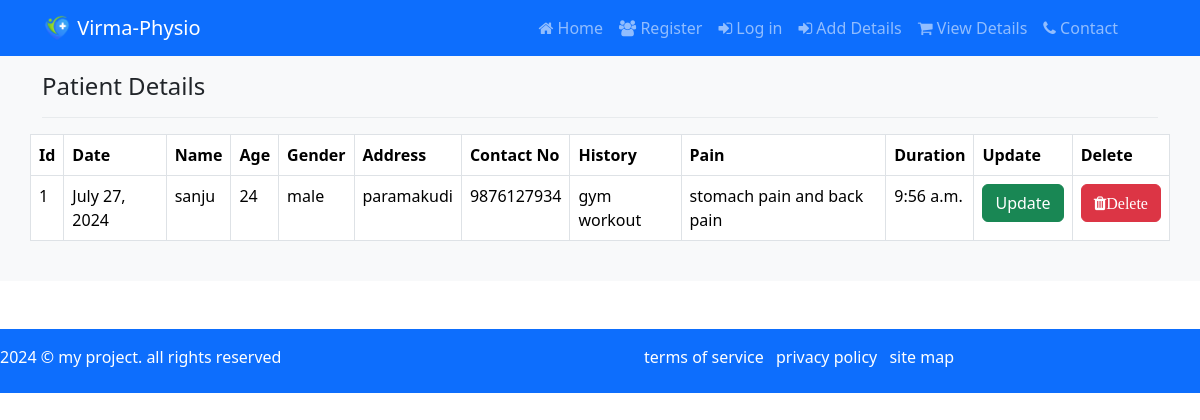
Before: /view/ with the older database file.
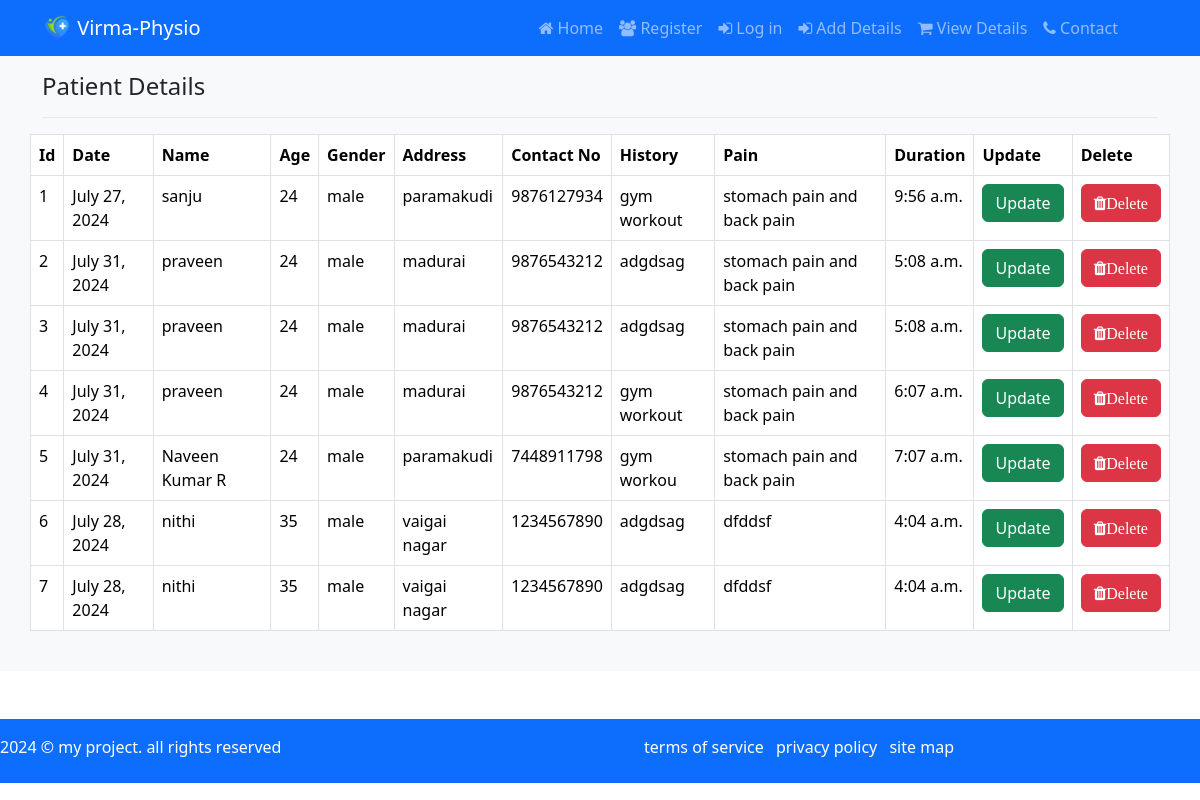
After: the same page with the newer database file.
### xapp/models.py (models this page shows)
class patientdetails(models.Model):
    Date = models.DateField()
    Name = models.CharField(max_length=50)
    Age  = models.IntegerField()
    CHOICES =[
        ('male','male'),
        ('female','female')
    ]
    Gender = models.CharField(max_length=10,choices=CHOICES,null= False,blank=False)
    Address =models.TextField()
    Contactno = models.IntegerField()
    History = models.CharField(max_length=100)
    Pain = models.CharField(max_length=100)
    Duration =models.TimeField()

### xapp/views.py (the view)
# urls.py: path('view/',views.view, name ='view'),
def view(request):
    mydata=patientdetails.objects.all()
    return render(request,'view.html',{'data':mydata})

### template/view.html (shortened to what this page needs)
{% extends 'base.html'%}
{% load static %}
{% block content%}
<section class="bg-light py-4 my-5">
    <div class="container">
        <div class="row">
            <div class="col-12">
                <h4 class="mb-3">Patient Details</h4>
                <hr style="border-color:#b8bfc2;">
            </div>
            <table class="table table-bordered">
                <tr>
                    <th>Id</th>
                    <th>Date</th>
                    <th>Name</th>
                    <th>Age</th>
                    <th>Gender</th>
                    <th>Address</th>
                    <th>Contact No</th>
                    <th>History</th>
                    <th>Pain</th>
                    <th>Duration</th>
                    <th>Update</th>
                    <th>Delete</th>
                </tr>
                {% for data in data %}
            <tr>
                <td>{{forloop.counter}}</td>
                <td>{{data.Date}}</td>
                <td>{{data.Name}}</td>
                <td>{{data.Age}}</td>
                <td>{{data.Gender}}</td>
                <td>{{data.Address}}</td>
                <td>{{data.Contactno}}</td>
                <td>{{data.History}}</td>
                <td>{{data.Pain}}</td>
                <td>{{data.Duration}}</td>
                <td><a class="btn btn-success" href="{% url 'update' data.id %}">Update</a></td>
                <td><a href="{% url 'Delete' data.id %}" onclick="return confirm('Are you sure? to Remove')" class="btn btn-danger "><i class="fa fa-trash ">Delete</a></td>
            </tr>
                {% endfor %}
            </table>
        </div>
    </div>
</section>
{% endblock %}

Changed rows visible on the page:
added patientdetails: Date "July 31, 2024", Name "praveen", Age "24", Gender "male", Address "madurai", Contactno "9876543212", History "adgdsag", Pain "stomach pain and back pain", Duration "5:08 a.m."
added patientdetails: Date "July 31, 2024", Name "praveen", Age "24", Gender "male", Address "madurai", Contactno "9876543212", History "adgdsag", Pain "stomach pain and back pain", Duration "5:08 a.m."
added patientdetails: Date "July 31, 2024", Name "praveen", Age "24", Gender "male", Address "madurai", Contactno "9876543212", History "gym workout", Pain "stomach pain and back pain", Duration "6:07 a.m."
added patientdetails: Date "July 31, 2024", Name "Naveen Kumar R", Age "24", Gender "male", Address "paramakudi", Contactno "7448911798", History "gym workou", Pain "stomach pain and back pain", Duration "7:07 a.m."
added patientdetails: Date "July 28, 2024", Name "nithi", Age "35", Gender "male", Address "vaigai nagar", Contactno "1234567890", History "adgdsag", Pain "dfddsf", Duration "4:04 a.m."
added patientdetails: Date "July 28, 2024", Name "nithi", Age "35", Gender "male", Address "vaigai nagar", Contactno "1234567890", History "adgdsag", Pain "dfddsf", Duration "4:04 a.m."
